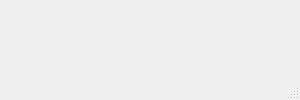
<?xml version="1.0" encoding="UTF-8"?>
<ui version="4.0">
 <class>MainWindow</class>
 <widget class="QMainWindow" name="MainWindow">
  <property name="geometry">
   <rect>
    <x>0</x>
    <y>0</y>
    <width>300</width>
    <height>100</height>
   </rect>
  </property>
  <property name="minimumSize">
   <size>
    <width>300</width>
    <height>100</height>
   </size>
  </property>
  <property name="maximumSize">
   <size>
    <width>300</width>
    <height>100</height>
   </size>
  </property>
  <property name="windowTitle">
   <string>MainWindow</string>
  </property>
  <property name="windowIcon">
   <iconset resource="app.qrc">
    <normaloff>:/usd.ico</normaloff>:/usd.ico</iconset>
  </property>
  <widget class="QWidget" name="centralwidget"/>
  <widget class="QMenuBar" name="menubar">
   <property name="geometry">
    <rect>
     <x>0</x>
     <y>0</y>
     <width>300</width>
     <height>21</height>
    </rect>
   </property>
  </widget>
  <widget class="QStatusBar" name="statusbar"/>
 </widget>
 <resources>
  <include location="app.qrc"/>
 </resources>
 <connections/>
</ui>
